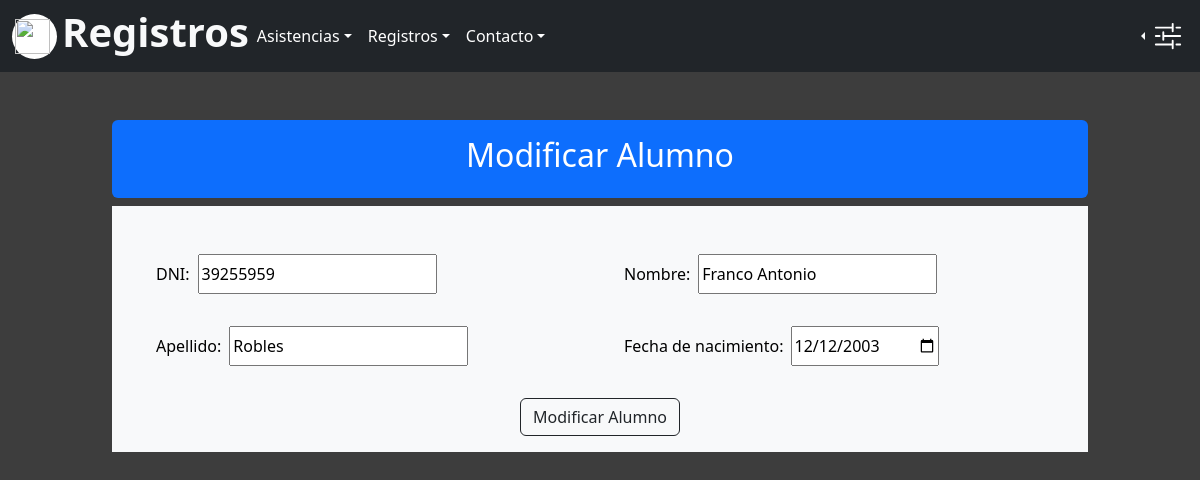
The page /ABM/Alumno/Modificacion.php?dni=39255959 on the database its author committed.
### tables this page shows
CREATE TABLE IF NOT EXISTS `alumno` (
  `dni` bigint NOT NULL,
  `nombre` varchar(50) NOT NULL,
  `apellido` varchar(50) NOT NULL,
  `fecha_nacimiento` date NOT NULL,
  PRIMARY KEY (`dni`) USING BTREE
);

### BD/conn.php (called while the page is built, shortened)
<?php
class Conexion
{
  private $host = "localhost";
  private $contrasena = "";
  private $bd = "sistemaasistencia";
  private $usuario = "root";
  private $conn;
  public  function __construct()
  {
    $this->conn = new mysqli($this->host, $this->usuario, $this->contrasena, $this->bd);
  }
  public function ejecutar($consulta)
  {
    return $this->conn->query($consulta);
  }
}
?>

### Clases/Alumno.php (called while the page is built, shortened)
<?php
class Alumno extends Persona
{
  public static function getAlumno($dni)
  {
    $getQuery = ("SELECT * FROM alumno WHERE dni = '$dni'");
    return $getQuery;
  }
}
?>

### ABM/Alumno/Modificacion.php (the view, shortened to what this page needs)
<?php
include("../../../QuienVino/BD/conn.php");
include("../../../QuienVino/Clases/Alumno.php");
if (isset($_GET["dni"])) {
  if (!empty($_GET["dni"])) {
    if (!$_POST) { ?>
      <!DOCTYPE html>
      <html lang="en">
      <head>
        <link rel="stylesheet" href="../../../QuienVino/styleIndex.css">
        <link rel="stylesheet" href="../../../QuienVino/Resources/css/bootstrap.min.css" />
      </head>
      <body>
        <nav class="navbar navbar-expand-sm bg-dark navbar-dark">
          <div class="container-fluid">
            <a href="../../../QuienVino/index.php">
              <div class="redondo">
                <img src="../../../QuienVino/Multimedia/logo.png" class="logo">
              </div>
            </a>
            <div class="d-flex justify-content-end">
              <h1 class="text-light"><b>Registros</b></h1>
            </div>
            <div class="collapse navbar-collapse" id="collapsibleNavbar">
              <ul class="navbar-nav">
                <li class="nav-item dropdown text-light">
                  <a class="nav-link dropdown-toggle" href="#" role="button" data-bs-toggle="dropdown">Asistencias</a>
                </li>
                <li class="nav-item dropdown text-light">
                  <a class="nav-link dropdown-toggle" href="#" role="button" data-bs-toggle="dropdown">Registros</a>
                </li>
                <li class="nav-item dropdown">
                  <a class="nav-link dropdown-toggle" href="#" role="button" data-bs-toggle="dropdown">Contacto</a>
                </li>
              </ul>
            </div>
            <div class="nav-item dropstart">
              <a class="nav-link dropdown-toggle text-light" href="#" role="button" data-bs-toggle="dropdown"
                aria-expanded="false">
                <img src="../../Multimedia/sliders2.svg" alt="" class="img-fluid config" style="margin-right: 5px;">
              </a>
            </div>
          </div>
        </nav>
        <div class="todo">
          <?php
          $dni = $_GET["dni"];
          $conectarDB = new Conexion();
          $sql = Alumno::getAlumno($dni);
          $ejecutar = $conectarDB->ejecutar($sql);
          $listado = $ejecutar;
          ?>
          <div class="container col-10 mt-5 rounded">
            <div id="textContainer" class="d-flex justify-content-center p-3 mb-2 bg-primary text-white rounded">
              <h2 class="container__title">Modificar Alumno</h2>
            </div>
            <form class="form text-center p-3 mb-2 bg-light text-black col-12" action="../Alumno/modificacionControl.php"
              method="POST">
              <?php
              if (mysqli_fetch_assoc($listado) != NULL) {
                $sql = Alumno::getAlumno($dni);
                $ejecutar = $conectarDB->ejecutar($sql);
                $listado = $ejecutar;
                while ($row = mysqli_fetch_assoc($listado)) { ?>
                  <div class="row d-flex justify-content-center p-3">
                    <div class="col d-flex p-3"><label for="iddni" class="p-2">DNI:</label><input class="container__input"
                        type="number" name="dniToCatch" id="iddni" value="<?php print($row["dni"]); ?>"></div>
                    <div class="col d-flex p-3"><label for="idnombre" class="p-2">Nombre:</label><input type="text" id="idnombre"
                        class="container__input" name="nombre" value="<?php print($row["nombre"]); ?>"></div>
                    <div class="col d-flex p-3"><label for="idapellido" class="p-2">Apellido:</label><input type="text"
                        id="idapellido" class="container__input" name="apellido" value="<?php print($row["apellido"]); ?> "></div>
                    <div class="col d-flex p-3"><label for="idfecha" class="p-2">Fecha de nacimiento:</label><input type="date"
                        id="idfecha" class="container__input" name="fechaNacimiento"
                        value="<?php echo date("Y-m-d", strtotime($row['fecha_nacimiento'])); ?>"></div>
                  </div>
                <?php }
              } else {
                echo "<div class='alert alert-danger mt-3'>El DNI no ha sido encontrado.</div>";
              }
              ?>
              <input type="submit" value="Modificar Alumno" class="btn btn-outline-dark">
            </form>
          </div>
        </div>
      </body>
      </html>
      <?php
    } ?>
    </body>
    </html>
    <?php
  } else {
    echo "<script>alert('No borre la id que va a actualizar.'); window.location='ABM_Alumno.php'</script>";
  }
} else {
  echo "<script>alert('No se puede acceder a esta página sin actualizar un alumno.'); window.location='ABM_Alumno.php'</script>";
}

### styleIndex.css (style rules this page uses)
.redondo { width: 45px; height: 45px; background-color: white; border-radius: 50%; margin-right: 5px; }
.logo { height: 35px; width: 35px; margin-top: 5px; margin-left: 3px; }
a:link, a:visited, a:active { text-decoration: none; color: white; }
b { text-decoration: none; }
body { background-color: rgb(61, 61, 61); }
html,body { overflow-x: hidden; }
.config { width: 30px; height: 30px; }
.config { filter: invert(100%) url(#color-filter); }

### ABM/Alumno/Modificacion.php (style rules this page uses)
body { background-color: rgb(61, 61, 61); }

### rows shown on the page
alumno: dniToCatch "39255959", nombre "Franco Antonio", apellido "Robles", fechaNacimiento "12/12/2003"
